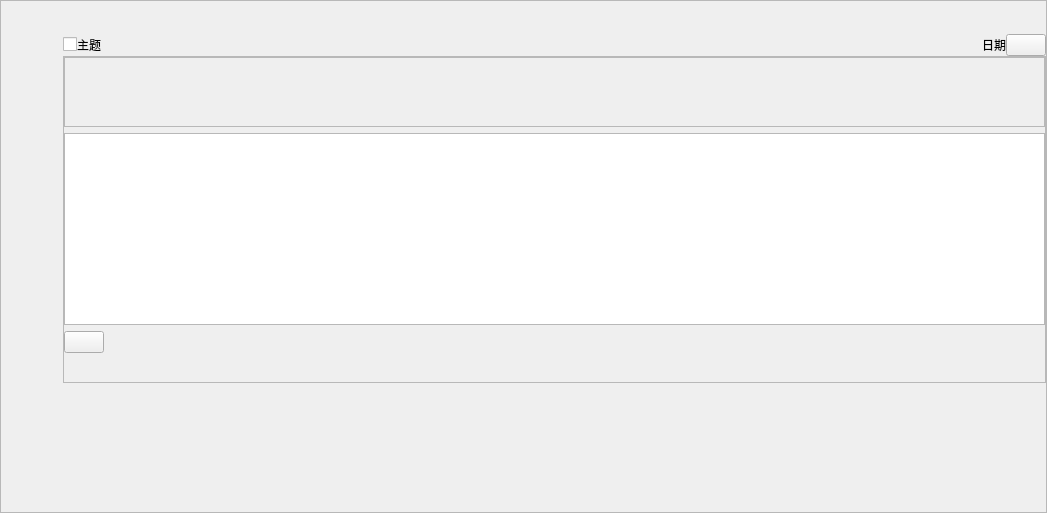
<?xml version="1.0" encoding="UTF-8"?>
<ui version="4.0">
 <class>MessageWindow</class>
 <widget class="QWidget" name="MessageWindow">
  <property name="geometry">
   <rect>
    <x>0</x>
    <y>0</y>
    <width>1047</width>
    <height>513</height>
   </rect>
  </property>
  <property name="windowTitle">
   <string>SimLaparo</string>
  </property>
  <layout class="QVBoxLayout" name="verticalLayout_3">
   <property name="spacing">
    <number>0</number>
   </property>
   <property name="leftMargin">
    <number>0</number>
   </property>
   <property name="topMargin">
    <number>0</number>
   </property>
   <property name="rightMargin">
    <number>0</number>
   </property>
   <property name="bottomMargin">
    <number>0</number>
   </property>
   <item>
    <widget class="QFrame" name="backgroundFrame">
     <property name="frameShape">
      <enum>QFrame::StyledPanel</enum>
     </property>
     <property name="frameShadow">
      <enum>QFrame::Raised</enum>
     </property>
     <layout class="QVBoxLayout" name="verticalLayout_2">
      <property name="spacing">
       <number>0</number>
      </property>
      <property name="leftMargin">
       <number>62</number>
      </property>
      <property name="topMargin">
       <number>33</number>
      </property>
      <property name="rightMargin">
       <number>0</number>
      </property>
      <property name="bottomMargin">
       <number>0</number>
      </property>
      <item>
       <layout class="QHBoxLayout" name="horizontalLayout">
        <item>
         <widget class="QCheckBox" name="checkBox">
          <property name="text">
           <string/>
          </property>
         </widget>
        </item>
        <item>
         <widget class="QLabel" name="subjectLabel">
          <property name="text">
           <string>主题</string>
          </property>
         </widget>
        </item>
        <item>
         <spacer name="horizontalSpacer_2">
          <property name="orientation">
           <enum>Qt::Horizontal</enum>
          </property>
          <property name="sizeHint" stdset="0">
           <size>
            <width>40</width>
            <height>20</height>
           </size>
          </property>
         </spacer>
        </item>
        <item>
         <widget class="QLabel" name="dateTimeLabel">
          <property name="text">
           <string>日期</string>
          </property>
         </widget>
        </item>
        <item>
         <widget class="QPushButton" name="foldBtn">
          <property name="text">
           <string/>
          </property>
          <property name="checkable">
           <bool>true</bool>
          </property>
         </widget>
        </item>
       </layout>
      </item>
      <item>
       <widget class="QFrame" name="contentFrame">
        <property name="frameShape">
         <enum>QFrame::StyledPanel</enum>
        </property>
        <property name="frameShadow">
         <enum>QFrame::Raised</enum>
        </property>
        <layout class="QVBoxLayout" name="verticalLayout">
         <property name="spacing">
          <number>6</number>
         </property>
         <property name="leftMargin">
          <number>0</number>
         </property>
         <property name="topMargin">
          <number>0</number>
         </property>
         <property name="rightMargin">
          <number>0</number>
         </property>
         <property name="bottomMargin">
          <number>0</number>
         </property>
         <item>
          <widget class="QScrollArea" name="scrollArea">
           <property name="horizontalScrollBarPolicy">
            <enum>Qt::ScrollBarAlwaysOff</enum>
           </property>
           <property name="widgetResizable">
            <bool>true</bool>
           </property>
           <widget class="QWidget" name="scrollAreaWidgetContents">
            <property name="geometry">
             <rect>
              <x>0</x>
              <y>0</y>
              <width>979</width>
              <height>69</height>
             </rect>
            </property>
           </widget>
          </widget>
         </item>
         <item>
          <widget class="QTextEdit" name="textEdit"/>
         </item>
         <item>
          <layout class="QHBoxLayout" name="horizontalLayout_2">
           <item>
            <widget class="QPushButton" name="sendBtn">
             <property name="text">
              <string/>
             </property>
            </widget>
           </item>
           <item>
            <spacer name="horizontalSpacer">
             <property name="orientation">
              <enum>Qt::Horizontal</enum>
             </property>
             <property name="sizeHint" stdset="0">
              <size>
               <width>40</width>
               <height>20</height>
              </size>
             </property>
            </spacer>
           </item>
          </layout>
         </item>
         <item>
          <spacer name="verticalSpacer">
           <property name="orientation">
            <enum>Qt::Vertical</enum>
           </property>
           <property name="sizeHint" stdset="0">
            <size>
             <width>20</width>
             <height>29</height>
            </size>
           </property>
          </spacer>
         </item>
        </layout>
       </widget>
      </item>
      <item>
       <spacer name="verticalSpacer_2">
        <property name="orientation">
         <enum>Qt::Vertical</enum>
        </property>
        <property name="sizeHint" stdset="0">
         <size>
          <width>20</width>
          <height>113</height>
         </size>
        </property>
       </spacer>
      </item>
     </layout>
    </widget>
   </item>
  </layout>
 </widget>
 <resources/>
 <connections/>
</ui>
